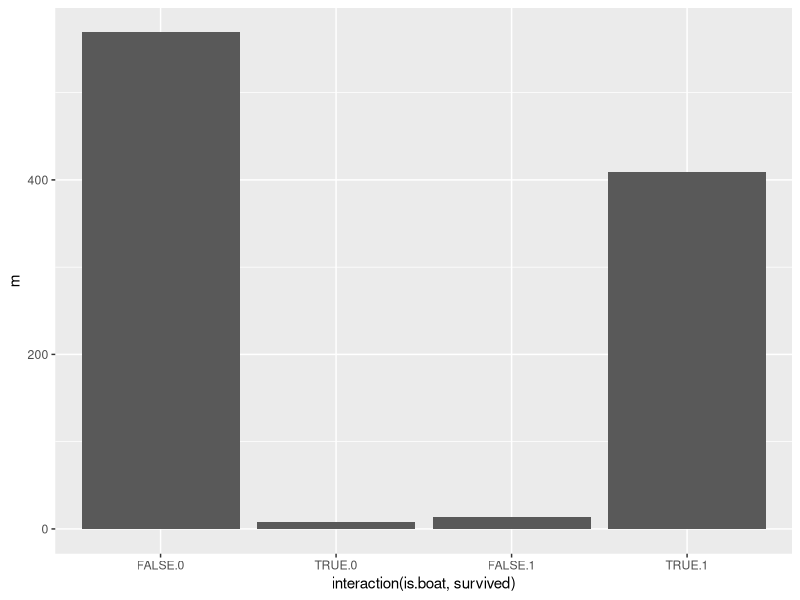
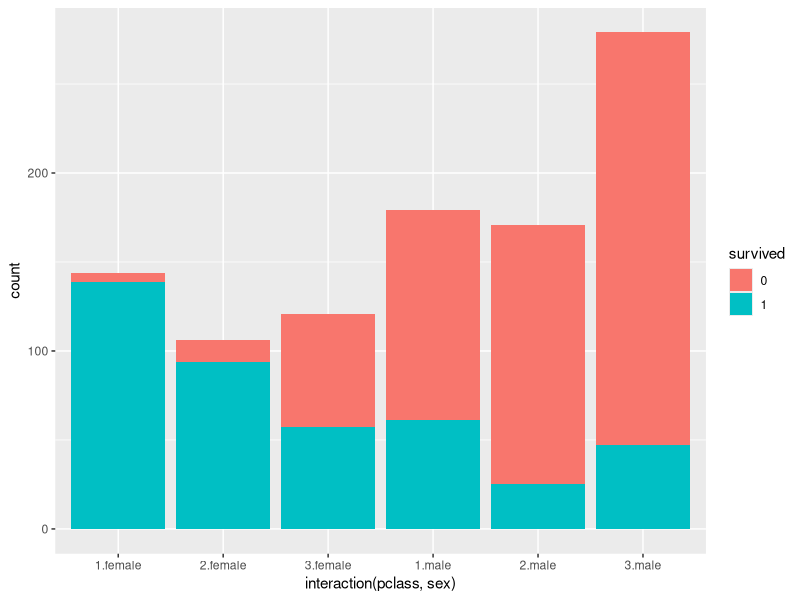
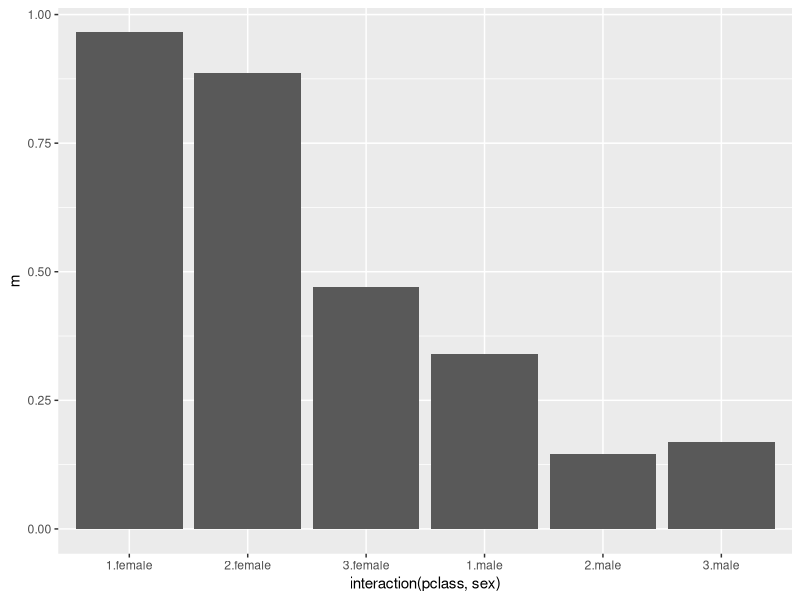
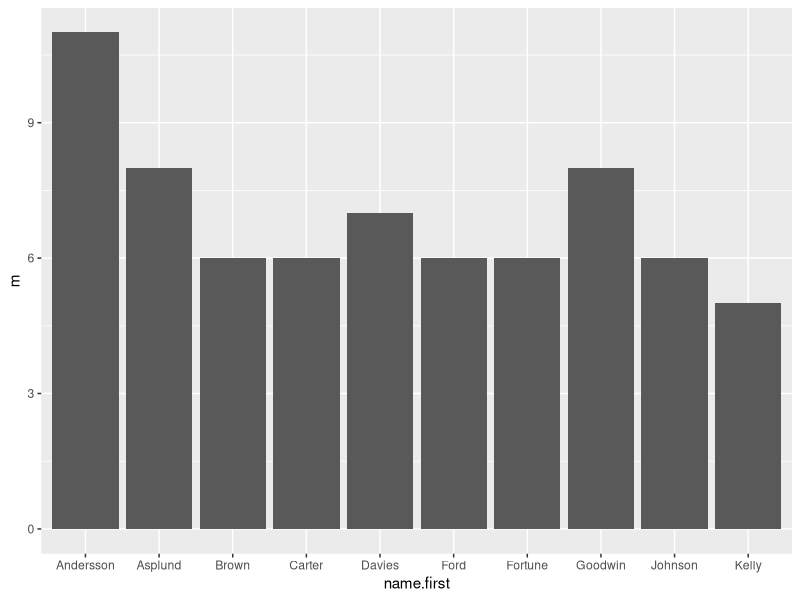
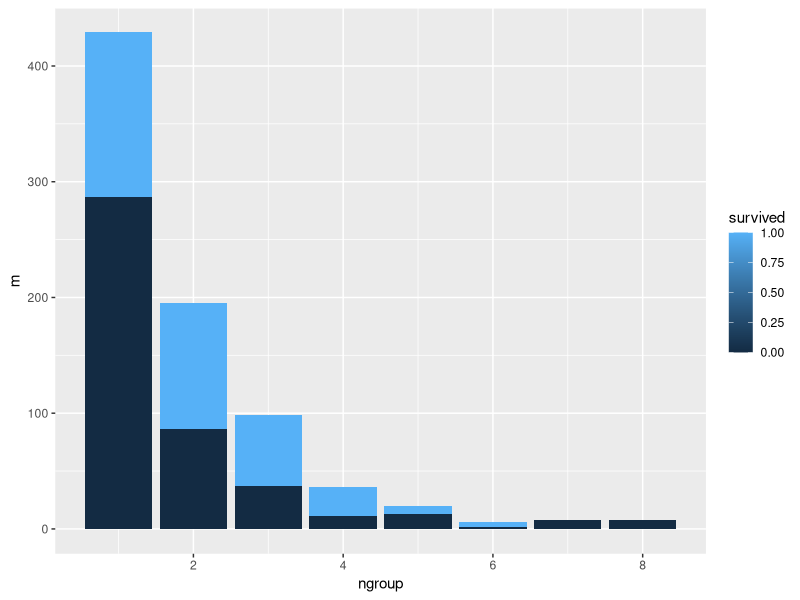
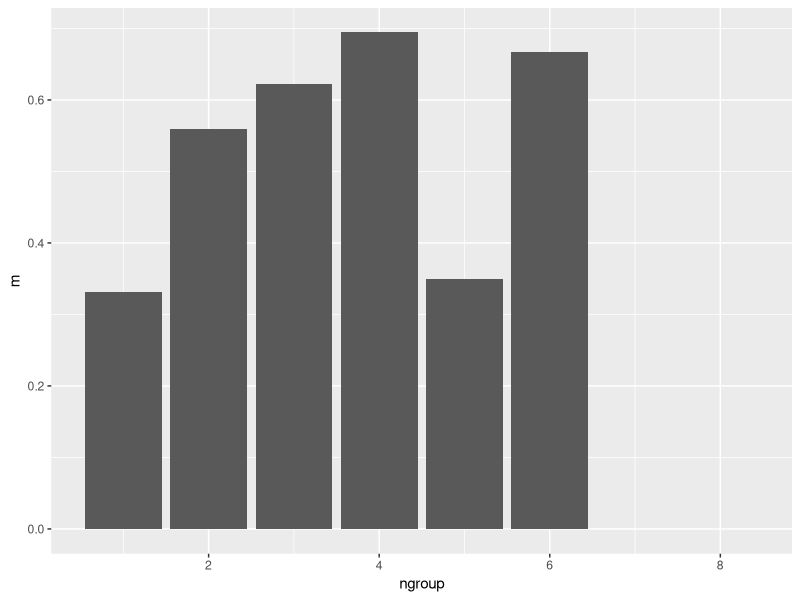

Write the R code that produced these figures, in order.
library(tidyverse)
library(magrittr)

# laod in data
titanicTrain = read_csv("titanicTrain.csv")
titanicTrain %<>% filter(!is.na(survived))

# is.boat is powerful!
titanicTrain %>% mutate(is.boat = !is.na(boat)) %>% 
  group_by(is.boat,survived) %>% summarise(m=n()) %>% 
  ggplot(mapping = aes(interaction(is.boat,survived),m)) + geom_col()
  
titanicTrain %>% 
  mutate(is.boat = !is.na(boat)) %>% 
  filter(is.boat != as.numeric(survived)) %>% View

# sex * pclass is powerful too 
titanicTrain %>% transform(survived = as.factor(survived)) %>% 
  group_by(pclass,sex,survived) %>% 
  ggplot(mapping = aes(interaction(pclass,sex),fill = survived)) + geom_bar()

titanicTrain %>% 
  group_by(pclass,sex) %>% summarise(m = sum(survived)/length(survived)) %>% 
  ggplot(mapping = aes(interaction(pclass,sex),m)) + geom_col()

# generate first name column
titanicTrain$name.first = 
  strsplit(titanicTrain$name,",") %>% 
  do.call(rbind,.) %>% .[,1] 

titanicTrain %>% group_by(name.first) %>% summarise(m=n()) %>% 
  arrange(desc(m)) %>% head(10) %>% 
  ggplot(mapping = aes(name.first,m)) + geom_col()

# considering ticket
ticket.group = titanicTrain %>% group_by(ticket) %>% summarise(ticket.group=n())
titanicTrain %<>% left_join(ticket.group)

# considering first name
name.group = titanicTrain %>% group_by(name.first) %>% summarise(name.group=n())
titanicTrain %<>% left_join(name.group)

# considering 
home.group = titanicTrain %>% filter((ticket.group != 1)&(ticket.group != name.group)) %>% 
  group_by(ticket,home.dest) %>% summarise(home.group=n())
titanicTrain %<>% left_join(home.group)

# generate ngroup
titanicTrain$index = 1:nrow(titanicTrain)
df1 = titanicTrain %>% filter(ticket.group == name.group) %>% 
  mutate(ngroup = ticket.group) %>% select(index,ngroup)

df2 = titanicTrain %>% filter(ticket.group == home.group) %>% 
  mutate(ngroup = ticket.group) %>% select(index,ngroup)

df3 = titanicTrain %>% filter((ticket.group != home.group)&(name.group == home.group)) %>% 
  mutate(ngroup = name.group) %>% select(index,ngroup)

df4 = df1 %>% full_join(df2) %>% full_join(df3)
 
titanicTrain %<>% left_join(df4)
titanicTrain %>% View

# test ngroup
titanicTrain %>% filter(!is.na(ngroup)) %>% 
  group_by(ngroup,survived) %>% summarise(m=n()) %>% 
  ggplot(mapping = aes(ngroup,m,fill = survived)) + geom_col()

titanicTrain %>% filter(!is.na(ngroup)) %>% 
  group_by(ngroup) %>% summarise(m=sum(survived)/length(ngroup)) %>% 
  ggplot(mapping = aes(ngroup,m)) + geom_col()


